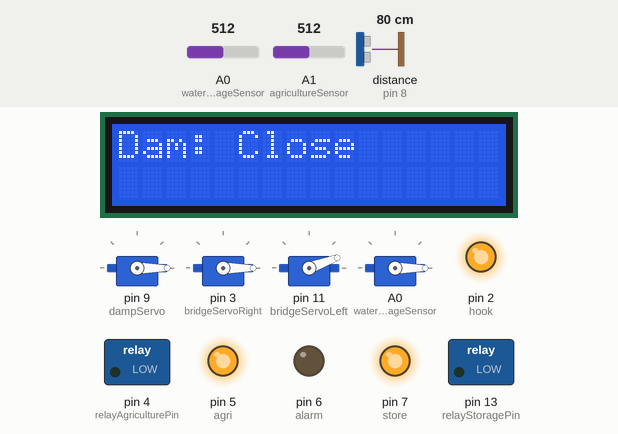
Recording of a sketch running on a simulated Arduino Uno, built with avr-gcc and run on an emulated ATmega328P. Parts: 4 × servo, 16×2 character LCD, switched loads named in the sketch (green lamp = pin HIGH), output pins drawn as LEDs (lit = HIGH). Inputs (shaded band) come from the test bench; at power-on: A0 (waterStorageSensor) = 512, A1 (agricultureSensor) = 512, distance to the obstacle (sensor on pin 8) 80 cm. The echo pulse lasts 58.3 µs per cm; pins used as bus, display or sensor lines are not drawn; what the sketch prints to the serial monitor is not drawn.

Above: at 0.1 s.
At 1.1 s:
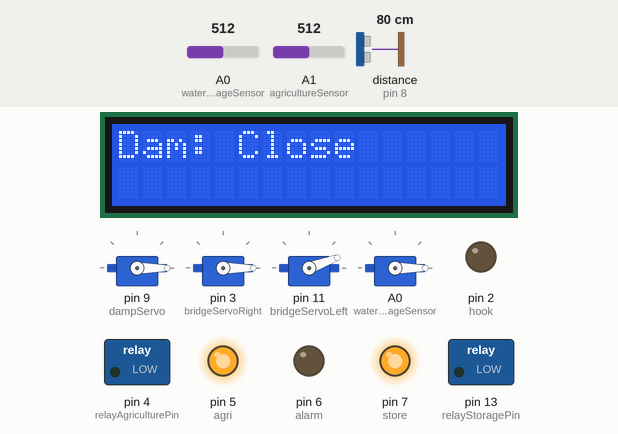
At 24.2 s:
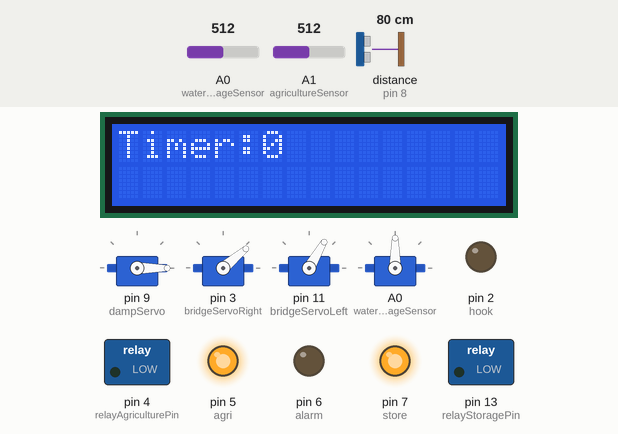
At 26.3 s:
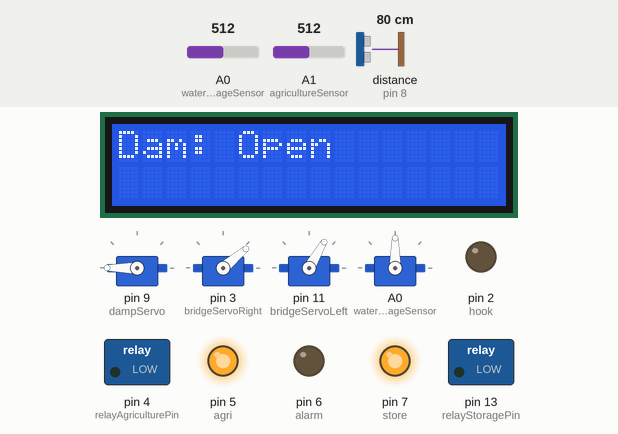
At 28.3 s:
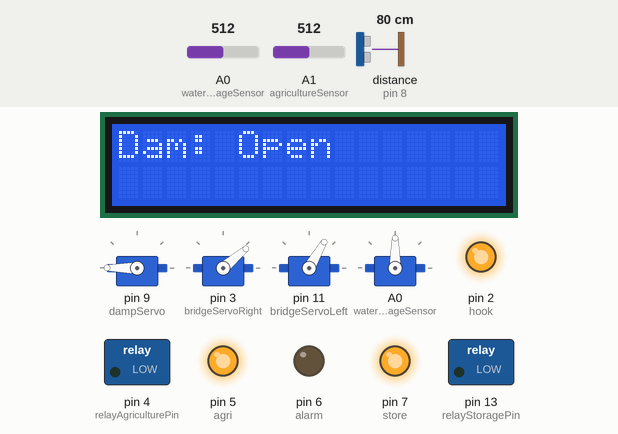
At 34.3 s:
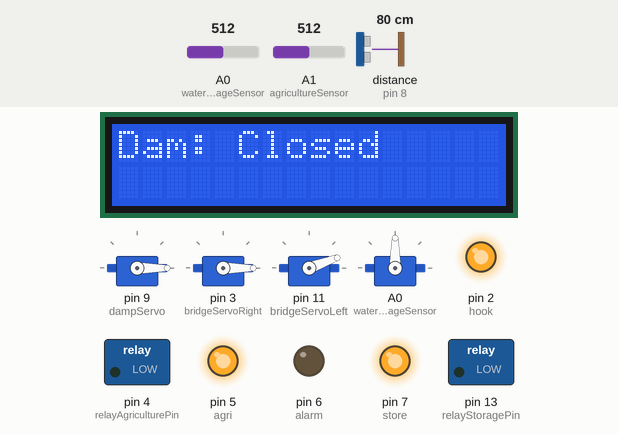
Timing chart, 0 to 35.8 s (numbered marks = the images above):
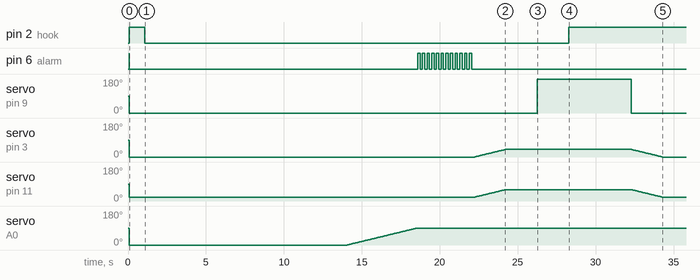

Measured:
- by itself, pin 2 (hook): HIGH → LOW at 1.1 s, → HIGH 27.2 s later
- by itself, pin 6 (alarm): repeats every 0.30 s: HIGH 0.15 s, LOW 0.15 s, until it stays LOW from 22.0 s
- by itself, servo on pin 9 (dampServo): 90° → 0° at 0.07 s, → 180° 26.2 s later, → 0° 6.0 s later
- what the display in image 3 shows lasts 6.0 s, from 26.3 s to 32.3 s

The sketch:

ArduinoSetup.ino
```cpp
#include <Wire.h>
#include <Servo.h>
#include <LiquidCrystal_I2C.h>

// Pin assignments
const int trigPin = 10;       // Trigger pin for ultrasonic sensor
const int echoPin = 8;        // Echo pin for ultrasonic sensor

//esp32 pins
const int hook = 2;
const int agri = 5;
const int store = 7;
const int maintain = 12;

// LCD configuration
LiquidCrystal_I2C lcd(0x27, 16, 2);

// Alarm pin
const int alarm = 6;

// Relay control pins
const int relayStoragePin = 13;
const int relayAgriculturePin = 4;

// Analog sensor pins
int waterStorageSensor = A0;
int agricultureSensor = A1;

Servo bridgeServoRight;
Servo bridgeServoLeft;
Servo dampServo;
Servo trafficServo;

// Ultrasonic sensor variables
float duration_us, distance_cm;

// Flag to ensure alarm and bridge only triggers once
int alarmOnce = 2;
int bridge = 2;

void setup() {
  Serial.begin(9600);

  // Attach servo motors
  dampServo.attach(9);
  bridgeServoRight.attach(3);
  bridgeServoLeft.attach(11);
  trafficServo.attach(14);

  // Initialize LCD
  lcd.init();
  lcd.backlight();

  // Pin mode configurations
  pinMode(echoPin, INPUT);
  pinMode(waterStorageSensor, INPUT);
  pinMode(agricultureSensor, INPUT);
  pinMode(hook, OUTPUT);
  pinMode(agri, OUTPUT);
  pinMode(store, OUTPUT);

  // Alarm setup
  pinMode(alarm, OUTPUT);
  pinMode(trigPin, OUTPUT);
  pinMode(relayAgriculturePin, OUTPUT);
  pinMode(relayStoragePin, OUTPUT);

  // Initial states
  digitalWrite(alarm, HIGH);
  digitalWrite(trigPin, HIGH);
  digitalWrite(hook, HIGH);
  digitalWrite(agri, HIGH);
  digitalWrite(store, HIGH);

 // Initial LCD message
  lcd.setCursor(0, 0);
  lcd.print("Dam: Close" );

  // Initial servo positions
  dampServo.write(0);
  bridgeServoLeft.write(20);
  bridgeServoRight.write(0);
  trafficServo.write(0);
}

void loop() {
  // Ultrasonic sensor reading
  digitalWrite(alarm, LOW);
  digitalWrite(trigPin, HIGH);
  delayMicroseconds(10);
  digitalWrite(trigPin, LOW);

  //calculation
  duration_us = pulseIn(echoPin, HIGH);
  distance_cm = 0.017 * duration_us;

  Serial.print(distance_cm);
  Serial.println("cm");

  // Control hook based on distance
  if (distance_cm <= 12){
    digitalWrite(hook, LOW);
    delay(4000);
  } else {
    digitalWrite(hook, HIGH);
    delay(4000);
  }

    features(distance_cm, waterStorageSensor);
}

// Function to handle features
void features(int distance_cm, int waterStorageSensor){
  damLevel(distance_cm);

  agriculturePath();

  if (waterStorageSensor < 400) {
    agriculture();
  }
}

// Function to control dam level based on distance
void damLevel(int distance_cm) {
  int currentLevel;
  int alertLevel = 9;

  // Calculate dam water level
  currentLevel = 14 - (distance_cm / 2);
  Serial.print("Level: ");
  Serial.println(currentLevel);
  lcd.clear();
  lcd.setCursor(0, 0);
  lcd.print("Dam: Closed ");

  // Initialize alarm flag
  if (alarmOnce == 2){
    alarmOnce = 1;
  }

  // Check if dam level is above alert level
  if (currentLevel >= alertLevel){
    // Trigger alarm and open the dam
    if (alarmOnce == 1){
        for (int z = 10; z >= 0; z--) {
        lcd.setCursor(0, 0);
        lcd.print("Timer:" );
        lcd.print(z);
        lcd.print("      ");
        delay(800);
      }

      for (int traffic = 0; traffic <= 90; traffic++) {
        trafficServo.write(traffic);
        delay(50);
      }

      for (int i = 1; i <= 12; i++) {
        digitalWrite(alarm, HIGH);
        delay(150);
        digitalWrite(alarm, LOW);
        delay(150);
      }

      for (int angle = 0; angle <= 40; angle++) {
        bridgeServoLeft.write(angle + 20);
        bridgeServoRight.write(angle);
        delay(50);
      }

      delay(2000);
      alarmOnce = 0;
      bridge = 1;
    }
    dampServo.write(180);
    lcd.clear();
    lcd.setCursor(0, 0);
    lcd.print("Dam: Open");

  }  else if (currentLevel < alertLevel){
    // Close the dam and reset the alarm
    dampServo.write(0);
    if (bridge == 1){
      for (int angle = 40; angle >= 0; angle--) {
        bridgeServoLeft.write(angle + 20);
        bridgeServoRight.write(angle);
        delay(50);
      }
      bridge = 0;
    }

    alarmOnce = 1;
  }
}

// Function to control water storage based on sensor readings
void agriculturePath() {
  int dryThreshold = 850;
  int water = analogRead(waterStorageSensor);

  Serial.print("Water: ");
  Serial.println(water);

  // Check if water level is below the threshold
  if (water > dryThreshold) {
    Serial.println("No Water!");
    digitalWrite(relayStoragePin, HIGH);
    digitalWrite(store, LOW);
  } else {
    digitalWrite(relayStoragePin, LOW);
    digitalWrite(store, HIGH);
    Serial.println("LIMITED");
  }

  delay(1000);
}

// Function to control agriculture based on soil moisture
void agriculture() {
  int soilValue = analogRead(agricultureSensor);

  Serial.print("Soil Moisture Level: ");
  Serial.println(soilValue);

  // Check if soil moisture is below a certain threshold
  if (soilValue > 800) {
    Serial.println("No Water!");
    digitalWrite(relayAgriculturePin, HIGH);
    digitalWrite(agri, LOW);
  } else {
    digitalWrite(relayAgriculturePin, LOW);
    digitalWrite(agri, HIGH);
    Serial.println("LIMITED");
  }
  delay(1000);
}
```
